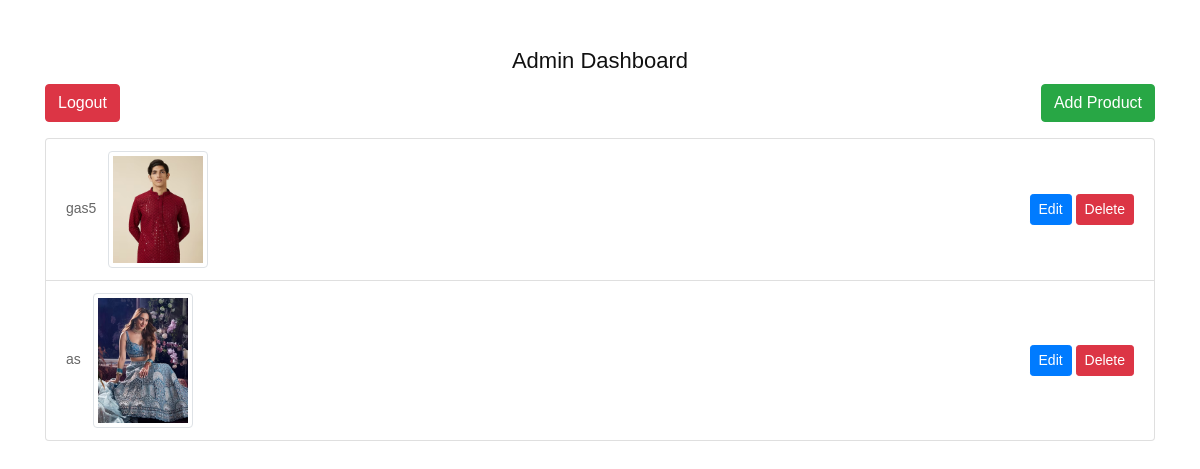
/admin/dashboard (signed in), run on an earlier commit of the app's database.
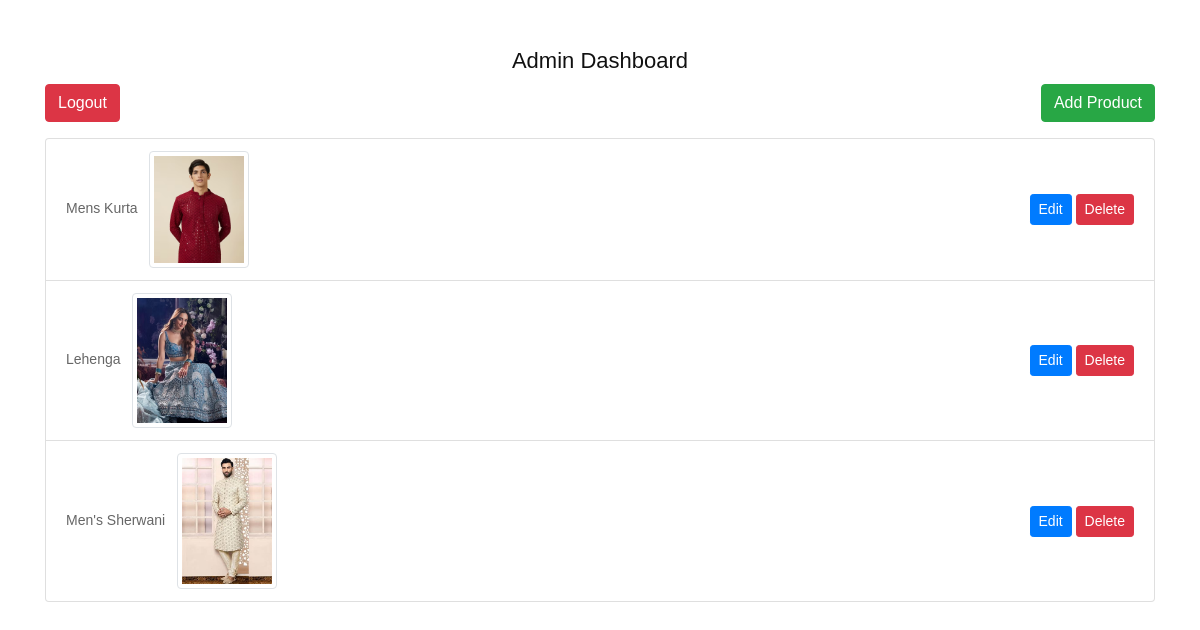
And on a later commit of the database.
### app.py (models this page shows)
class Product(db.Model):
    id = db.Column(db.Integer, primary_key=True)
    name = db.Column(db.String(80), nullable=False)
    category = db.Column(db.String(80), nullable=False)
    subcategory = db.Column(db.String(50), nullable=False)
    age_group = db.Column(db.String(50), nullable=False)
    description = db.Column(db.Text, nullable=True)
    price = db.Column(db.Float, nullable=False)
    available = db.Column(db.Boolean, default=True)
    image = db.Column(db.String(120), nullable=True)

### app.py (the view)
@app.route('/admin/dashboard')
def admin_dashboard():
    if 'admin_id' not in session:
        return redirect(url_for('admin_login'))
    products = Product.query.all()
    return render_template('admin_dashboard.html', products=products)

### Templates/admin_dashboard.html (shortened to what this page needs)
<!doctype html>
<html lang="en">
  <head>
    <link rel="stylesheet" href="{{ url_for('static', filename='bootstrap.min.css') }}">
    <link rel="stylesheet" href="{{ url_for('static', filename='style.css') }}">
  </head>
  <body>
    <div class="container mt-5">
      <h2 class="text-center">Admin Dashboard</h2>
      <div class="d-flex justify-content-between mb-3">
        <a href="{{ url_for('admin_logout') }}" class="btn btn-danger">Logout</a>
        <a href="{{ url_for('add_product') }}" class="btn btn-success">Add Product</a>
      </div>
      <ul class="list-group">
        {% for product in products %}
          <li class="list-group-item d-flex justify-content-between align-items-center">
            <span>
              {{ product.name }}
              {% if product.image %}
                <img src="{{ url_for('static', filename='uploads/' ~ product.image) }}" alt="{{ product.name }}" class="img-thumbnail ml-2" width="100">
              {% endif %}
            </span>
            <span>
              <a href="{{ url_for('edit_product', id=product.id) }}" class="btn btn-primary btn-sm">Edit</a>
              <form action="{{ url_for('delete_product', id=product.id) }}" method="POST" class="d-inline">
                <button type="submit" class="btn btn-danger btn-sm" onclick="return confirm('Are you sure you want to delete this product?');">Delete</button>
              </form>
            </span>
          </li>
        {% endfor %}
      </ul>
    </div>
  </body>
</html>

### static/style.css (style rules this page uses)
* { box-sizing: border-box !important; transition: ease all 0.5s; }
html { scroll-behavior: smooth; overflow-x: hidden; }
body { color: #666666; font-size: 14px; line-height: 1.80857; font-weight: normal; overflow-x: hidden; font-family: 'Poppins', sans-serif; }
a { color: #1f1f1f; text-decoration: none !important; outline: none !important; -webkit-transition: all .3s ease-in-out; -moz-transition: all .3s ease-in-out; -ms-transition: all .3s ease-in-out; -o-transition: all .3s ease-in-out; transition: all .3s ease-in-out; }
h1, h2, h3, h4, h5, h6 { letter-spacing: 0; font-weight: normal; position: relative; padding: 0 0 10px 0; font-weight: normal; line-height: normal; color: #111111; margin: 0 }
h2 { font-size: 22px }
*, *::after, *::before { -webkit-box-sizing: border-box; -moz-box-sizing: border-box; box-sizing: border-box; }
ul, li, ol { margin: 0px; padding: 0px; list-style: none; }
a { color: #222222; text-decoration: none; outline: none !important; }
a, .btn { text-decoration: none !important; outline: none !important; -webkit-transition: all .3s ease-in-out; -moz-transition: all .3s ease-in-out; -ms-transition: all .3s ease-in-out; -o-transition: all .3s ease-in-out; transition: all .3s ease-in-out; }
img { max-width: 100%; height: auto; }
button { border: 0; margin: 0; padding: 0; cursor: pointer; }

What changed in the data, as far as the page shows it:
changed Product: name "gas5" → "Mens Kurta"
changed Product: name "as" → "Lehenga"
added Product: name "Men's Sherwani", image (picture)
